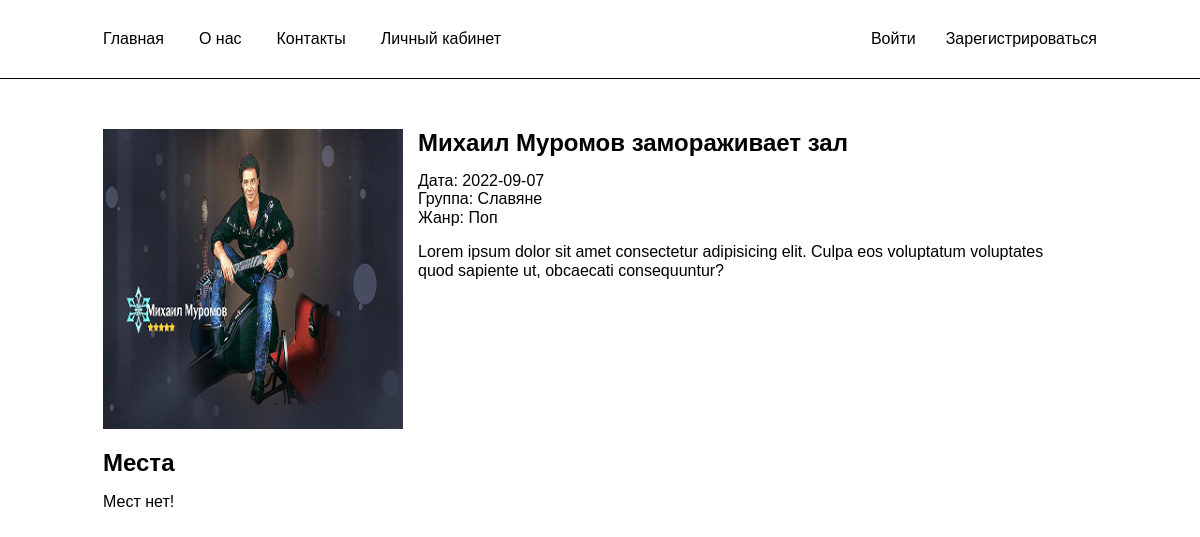
Screenshot of /concert.php?concertid=3 with the database file from the repository.
### tables this page shows
CREATE TABLE `concerti` (
  `id` int NOT NULL,
  `img` varchar(255) NOT NULL,
  `name` varchar(255) NOT NULL,
  `date` varchar(255) NOT NULL,
  `group_name` varchar(255) NOT NULL,
  `genre` varchar(255) NOT NULL,
  `description` varchar(255) NOT NULL
);

### concert.php (the view, shortened to what this page needs)
<?php include 'connect.php' ?>
<!DOCTYPE html>
<html lang="ru">
<head>
    <?php include 'head.php' ?>
</head>
<body>
    <?php include 'header.php' ?>
    <main class="main">
        <section class="section concert-about concert-about__section">
            <div class="container concert-about__container">
                <?
                $concert = $_GET['concertid'];
                $concertIDSelect = "SELECT * FROM `concerti` WHERE id = '$concert'";
                $concertIDSelectResult = mysqli_query($conn, $concertIDSelect);
                $concertZalSelect = "SELECT * FROM `concert_zal` WHERE id_concert = '$concert' AND sit_status = 'свободное'";
                $concertZalSelectResult = mysqli_query($conn, $concertZalSelect);
                $concertZalAssoc = mysqli_fetch_assoc($concertZalSelectResult);
                foreach ($concertIDSelectResult as $concertIDRow) {
                    echo "<div class='concert-about__wrapper'>";
                    echo "<img src='img/" . $concertIDRow['img'] . "' class='concert__image' alt=''>";
                    echo "<div class='concert-about__content__wrapper'>";
                    echo
                    "<h2 class='concert-about__header'>" .
                        "<a href='#' class='concert-about__link'>" . $concertIDRow['name'] . "</a>" .
                        "</h2>";
                    echo "<time class='concert-about__time'>" . "Дата: " . "$concertIDRow[date]" . "</time>";
                    echo "<span class='concert-about__span'>" . "Группа: " . "$concertIDRow[group_name]" . "</span>";
                    echo "<span class='concert-about__span'>" . "Жанр: " . "$concertIDRow[genre]" . "</span>";
                    echo "<p class='concert-about__descr'>" . "$concertIDRow[description]" . "</p>";
                    echo "</div>";
                    echo "</div>";
                }
                echo "<h2 class='concert-about__header'>Места</h2>";
                if (empty($concertZalAssoc) && !isset($_GET['placeid'])) {
                    echo "<p class='sit__empty'>" . "Мест нет!" . "<p>";
                }
                ?>
            </div>
        </section>
    </main>
</body>
</html>

### css/style.css (style rules this page uses)
html { box-sizing: border-box; }
*, *::after, *::before { box-sizing: inherit; }
img { max-width: 100%; }
body { min-width: 320px; font-family: sans-serif; }
a { color: #000; text-decoration: none; }
.container { padding: 0 15px; margin: 0 auto; max-width: 1024px; }
.concert__image { max-height: 300px; }
.concert-about__wrapper { display: flex; flex-direction: row; margin-bottom: 20px; }
.concert-about__header { margin: 0; margin-bottom: 15px; }
.concert-about__container { padding-top: 50px; }
.concert-about__content__wrapper { display: flex; flex-direction: column; align-content: center; padding: 0 15px; }

### rows the page displays
concerti: img (picture), name "Михаил Муромов замораживает зал", date "2022-09-07", group_name "Славяне", genre "Поп", description "Lorem ipsum dolor sit amet consectetur adipisicing elit. Culpa eos voluptatum voluptates quod sapiente ut, obcaecati consequuntur?"
